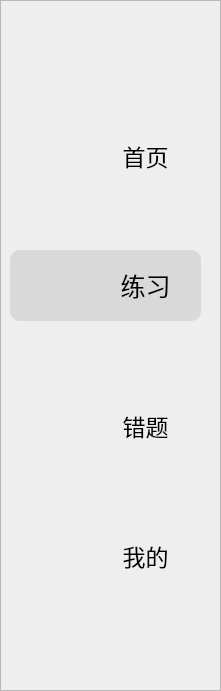
    <widget class="QFrame" name="frame_left_5">
     <property name="geometry">
      <rect>
       <x>30</x>
       <y>30</y>
       <width>221</width>
       <height>691</height>
      </rect>
     </property>
     <property name="styleSheet">
      <string notr="true">QFrame{
	background-color: rgb(238, 238, 238);
	
}</string>
     </property>
     <property name="frameShape">
      <enum>QFrame::StyledPanel</enum>
     </property>
     <property name="frameShadow">
      <enum>QFrame::Sunken</enum>
     </property>
     <property name="lineWidth">
      <number>0</number>
     </property>
     <widget class="QPushButton" name="Bt_wrong_5">
      <property name="geometry">
       <rect>
        <x>80</x>
        <y>390</y>
        <width>131</width>
        <height>71</height>
       </rect>
      </property>
      <property name="font">
       <font>
        <family>微软雅黑</family>
        <pointsize>17</pointsize>
       </font>
      </property>
      <property name="cursor">
       <cursorShape>PointingHandCursor</cursorShape>
      </property>
      <property name="styleSheet">
       <string notr="true">QPushButton{
	border-radius:30px

}
QPushButton:hover{
	background-color: rgb(217, 217, 217);
	border-radius:30px

}
QPushButton:pressed{
padding-left:5px;
	padding-top:5px;
	background-color: rgb(242, 255, 254);
}</string>
      </property>
      <property name="text">
       <string>错题</string>
      </property>
     </widget>
     <widget class="QPushButton" name="Bt_mine_5">
      <property name="geometry">
       <rect>
        <x>80</x>
        <y>520</y>
        <width>131</width>
        <height>71</height>
       </rect>
      </property>
      <property name="font">
       <font>
        <family>微软雅黑</family>
        <pointsize>17</pointsize>
        <bold>false</bold>
       </font>
      </property>
      <property name="cursor">
       <cursorShape>PointingHandCursor</cursorShape>
      </property>
      <property name="styleSheet">
       <string notr="true">QPushButton{
	border-radius:30px

}
QPushButton:hover{
	background-color: rgb(217, 217, 217);
	border-radius:30px

}
QPushButton:pressed{
padding-left:5px;
	padding-top:5px;
	background-color: rgb(242, 255, 254);
}</string>
      </property>
      <property name="text">
       <string>我的</string>
      </property>
     </widget>
     <widget class="QPushButton" name="Bt_exercise_5">
      <property name="geometry">
       <rect>
        <x>80</x>
        <y>250</y>
        <width>131</width>
        <height>71</height>
       </rect>
      </property>
      <property name="font">
       <font>
        <family>微软雅黑</family>
        <pointsize>19</pointsize>
        <bold>false</bold>
       </font>
      </property>
      <property name="cursor">
       <cursorShape>PointingHandCursor</cursorShape>
      </property>
      <property name="styleSheet">
       <string notr="true">QPushButton{
	color: rgb(0, 0, 0);
	color: rgb(0, 0, 0);
	border-radius:30px
}
QPushButton:pressed{
	padding-left:5px;
	padding-top:5px;
}
</string>
      </property>
      <property name="text">
       <string>练习</string>
      </property>
     </widget>
     <widget class="QLabel" name="label_wrong_5">
      <property name="geometry">
       <rect>
        <x>20</x>
        <y>400</y>
        <width>61</width>
        <height>51</height>
       </rect>
      </property>
      <property name="styleSheet">
       <string notr="true">image: url(:/新前缀/错题.png);</string>
      </property>
      <property name="text">
       <string/>
      </property>
     </widget>
     <widget class="QLabel" name="label_mine_5">
      <property name="geometry">
       <rect>
        <x>20</x>
        <y>530</y>
        <width>61</width>
        <height>51</height>
       </rect>
      </property>
      <property name="styleSheet">
       <string notr="true">image: url(:/新前缀/我的.png);</string>
      </property>
      <property name="text">
       <string/>
      </property>
     </widget>
     <widget class="QPushButton" name="Bt_main_2">
      <property name="geometry">
       <rect>
        <x>80</x>
        <y>120</y>
        <width>131</width>
        <height>71</height>
       </rect>
      </property>
      <property name="font">
       <font>
        <family>微软雅黑</family>
        <pointsize>17</pointsize>
        <italic>false</italic>
        <bold>false</bold>
        <underline>false</underline>
        <strikeout>false</strikeout>
       </font>
      </property>
      <property name="cursor">
       <cursorShape>PointingHandCursor</cursorShape>
      </property>
      <property name="styleSheet">
       <string notr="true">QPushButton{
	border-radius:30px

}
QPushButton:hover{
	background-color: rgb(217, 217, 217);
	border-radius:30px
}
QPushButton:pressed{
	padding-left:5px;
	padding-top:5px;
	background-color: rgb(242, 255, 254);
}
</string>
      </property>
      <property name="text">
       <string>首页</string>
      </property>
     </widget>
     <widget class="QLabel" name="label_main_2">
      <property name="geometry">
       <rect>
        <x>20</x>
        <y>130</y>
        <width>61</width>
        <height>51</height>
       </rect>
      </property>
      <property name="styleSheet">
       <string notr="true">image: url(:/新前缀/首页.png);</string>
      </property>
      <property name="text">
       <string/>
      </property>
     </widget>
     <widget class="QFrame" name="frame_chosen_2">
      <property name="geometry">
       <rect>
        <x>10</x>
        <y>250</y>
        <width>191</width>
        <height>71</height>
       </rect>
      </property>
      <property name="font">
       <font>
        <family>微软雅黑</family>
       </font>
      </property>
      <property name="styleSheet">
       <string notr="true">background-color: rgb(217, 217, 217);
border-radius:10px;
</string>
      </property>
      <property name="frameShape">
       <enum>QFrame::StyledPanel</enum>
      </property>
      <property name="frameShadow">
       <enum>QFrame::Raised</enum>
      </property>
      <widget class="QLabel" name="label_exercise_2">
       <property name="geometry">
        <rect>
         <x>10</x>
         <y>10</y>
         <width>61</width>
         <height>51</height>
        </rect>
       </property>
       <property name="styleSheet">
        <string notr="true">image: url(:/新前缀/练习.png);
background-color: rgb(217, 217, 217);</string>
       </property>
       <property name="text">
        <string/>
       </property>
      </widget>
     </widget>
     <zorder>frame_chosen_2</zorder>
     <zorder>Bt_wrong_5</zorder>
     <zorder>Bt_mine_5</zorder>
     <zorder>Bt_exercise_5</zorder>
     <zorder>label_wrong_5</zorder>
     <zorder>label_mine_5</zorder>
     <zorder>Bt_main_2</zorder>
     <zorder>label_main_2</zorder>
    </widget>
